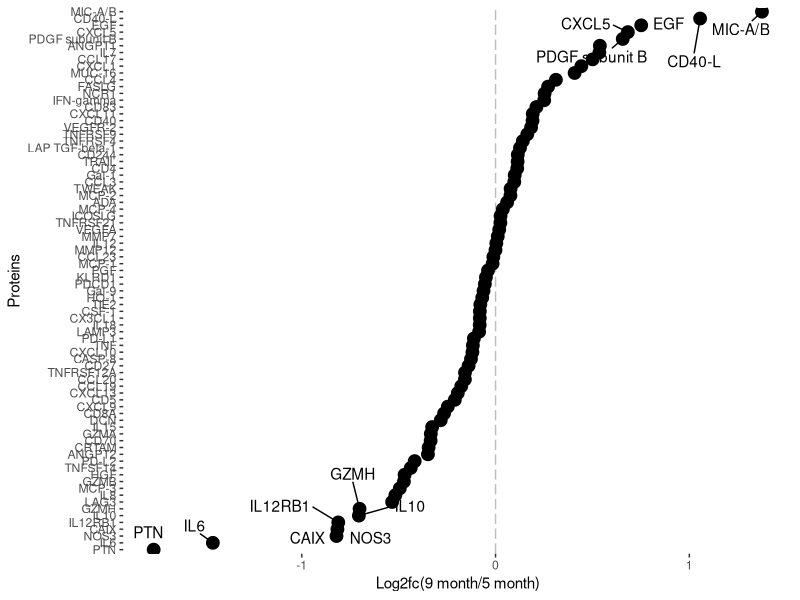

This chart was generated by the following R code:
# Script to generate figure 6e:

# Load packages
library(tidyverse)
library(ggrepel)

# Read protein data
protein <- read.csv("Data/isac002_protein.csv", row.names = 1, check.names = F)

# Calculate log2 fold change
df <- protein %>%
  rownames_to_column("protein") %>%
  mutate(log2fc = log2(`9.month`/`5.month`)) 

# Figure 6e -----
ggplot(df, aes(x = log2fc, y = reorder(protein, log2fc))) +
  geom_vline(linetype = "longdash", xintercept = 0, color = "grey") +
  geom_point(color = "black", size = 4) +
  geom_text_repel(data = subset(df, abs(log2fc) > 0.6), aes(label = protein), box.padding = 0.5) +
  labs(x = "Log2fc(9 month/5 month)", y = "Proteins") +
  theme(text = element_text(color = "black"), panel.background = element_blank(),
        panel.grid.major = element_blank(), panel.grid.minor = element_blank())
